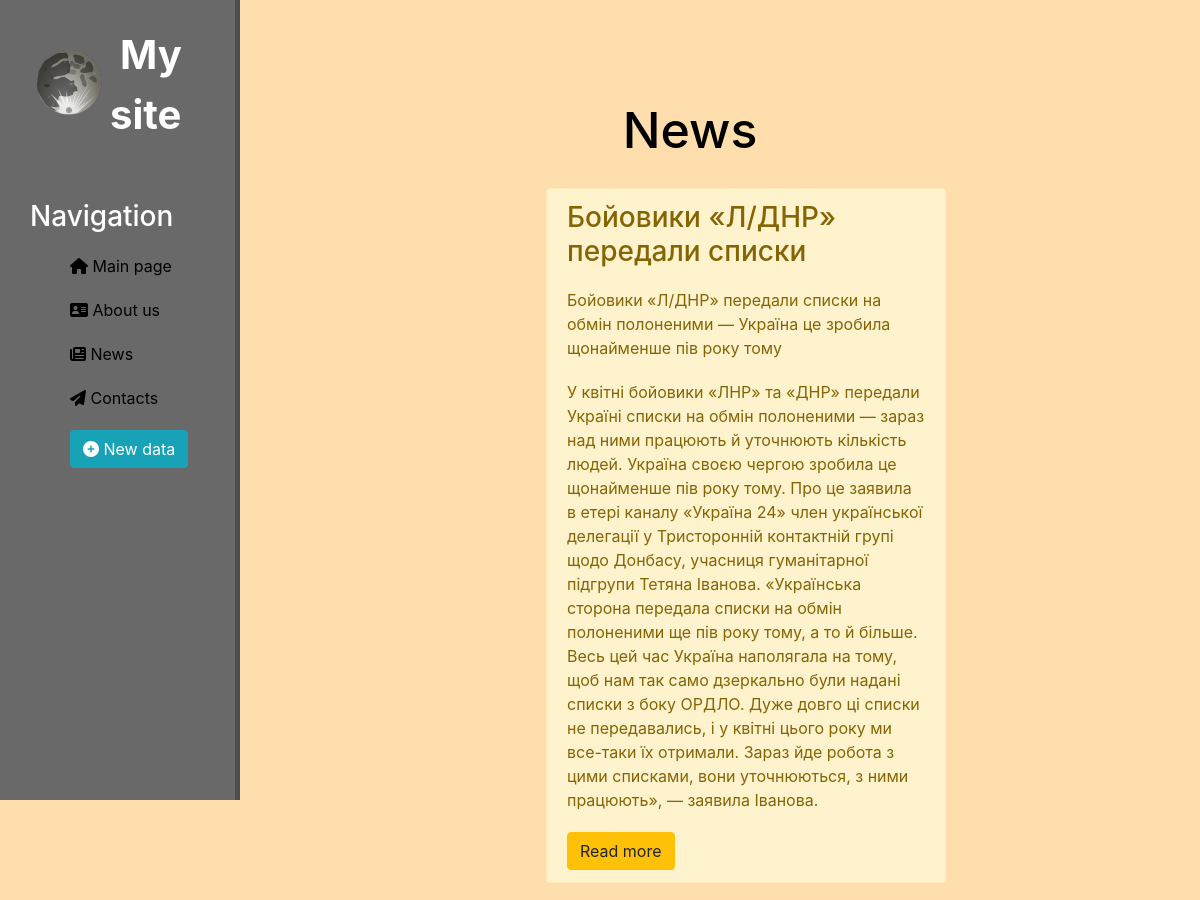
Before: /news/ (upper part) with the older database file.
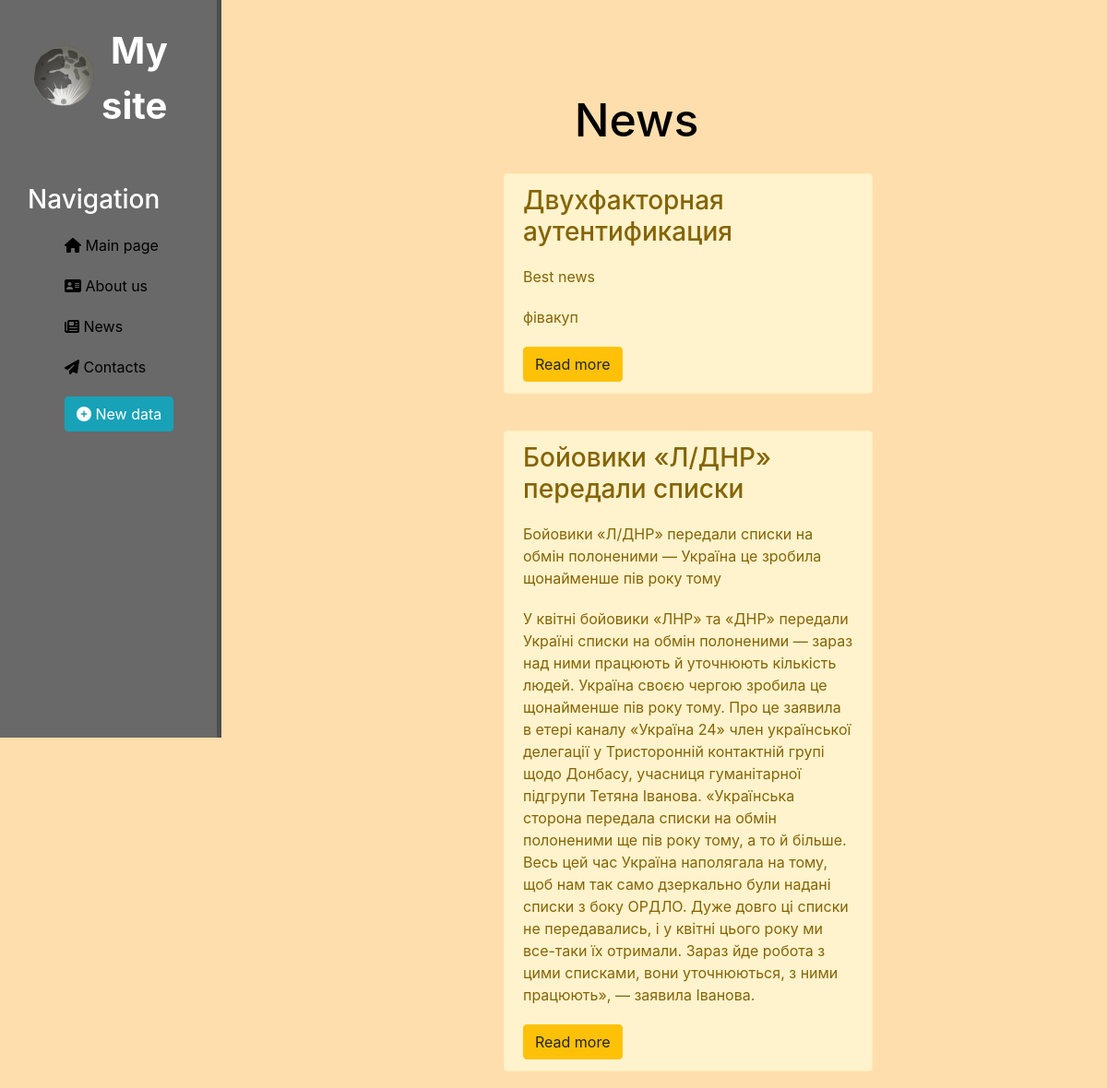
After: the same page with the newer database file.
### news/models.py (models this page shows, shortened)
class Article(models.Model):
    title = models.CharField('Name', max_length=50)
    anons = models.CharField('Anons', max_length=250)
    full_text = models.TextField('Text')
    date = models.DateTimeField('Date of publication')
    class Meta:
        verbose_name = 'News'
        verbose_name_plural = 'News'

### news/views.py (the view)
# urls.py: path('', views.news_home, name='news_home'),
def news_home(request):
    news = Article.objects.order_by('-date')
    return render(request, 'news/news_home.html', {'news': news})

### news/templates/news/news_home.html (shortened to what this page needs)
{% extends 'firstapp/layout.html' %}
{% block content %}
    <div class="features">
        <h1>News</h1>
        {% if news %}
        {% for i in news %}
            <div class="alert alert-warning">
                <h3>{{ i.title }}</h3>
                <p>{{ i.anons }}</p>
                <p>{{ i.full_text }}</p>
                <a href="{% url 'news-detail' i.id %}" class="btn btn-warning">Read more</a>
            </div>
        {% endfor %}
        {% else %}
            <p>U don't have some news!</p>
        {% endif %}
    </div>
{% endblock %}

Changed rows visible on the page:
added Article: title "Двухфакторная аутентификация", anons "Best news", full_text "фівакуп"
